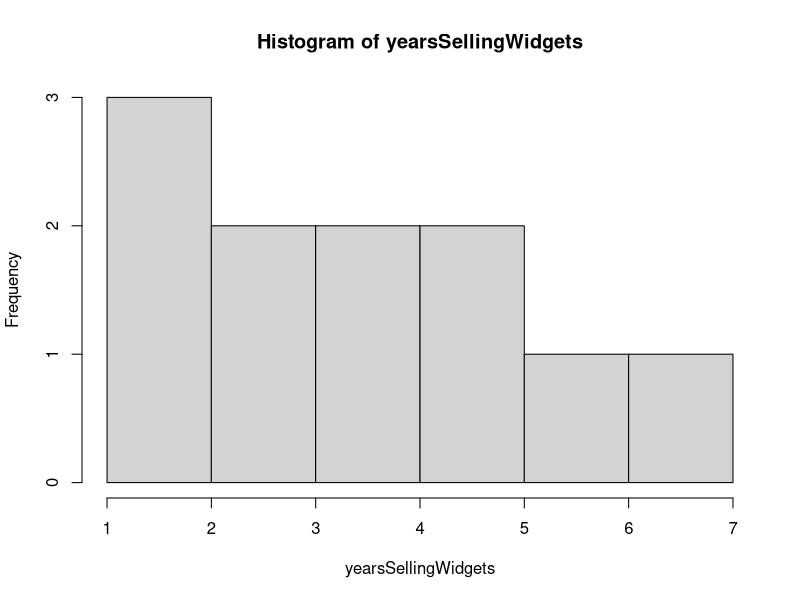
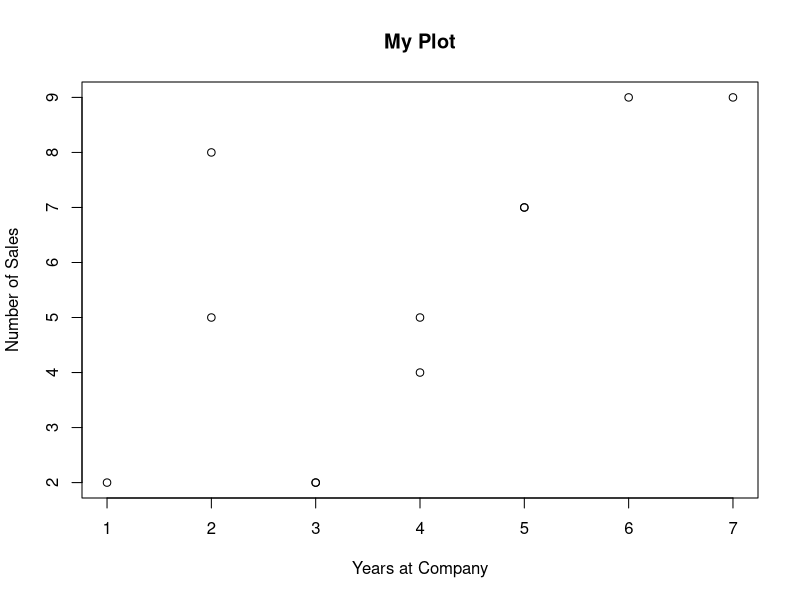
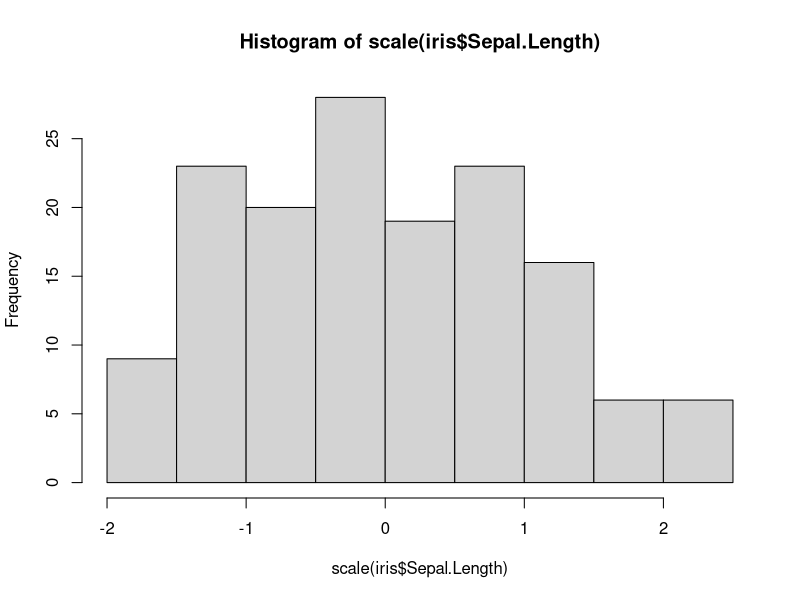

These figures' R source, in order:
## ---- chunk 1
2 + 2
5 - 2
10 / 4
9 * 200
sqrt(81)
10 > 4
2 < -1
## ---- chunk 2
foo <- 2 * 3
foo * 6
## ---- chunk 3
yearsSellingWidgets <- c(2,1,4,5,6,7,3,2,4,5,3)
## ---- chunk 4
yearsSellingWidgets * 3
## ---- chunk 5
yearsSellingWidgets - 2
## ---- chunk 6
yearsSellingWidgets < 2
## ---- chunk 7
mean(yearsSellingWidgets)
sd(yearsSellingWidgets)
hist(yearsSellingWidgets)
scale(yearsSellingWidgets)
range(yearsSellingWidgets)
min(yearsSellingWidgets)
class(yearsSellingWidgets)
str(yearsSellingWidgets)
summary(yearsSellingWidgets)
## ---- chunk 8
yearsSellingWidgets <- c(2,1,4,5,6,7,3,2,4,5,3)
numberOfSales <- c(5,2,5,7,9,9,2,8,4,7,2)
salesData <- data.frame(yearsSellingWidgets,numberOfSales)
salesData
## ---- chunk 9
cor(yearsSellingWidgets,numberOfSales)
## ---- chunk 10
salesData$yearsSellingWidgets
## ---- chunk 11
cor(salesData$yearsSellingWidgets,salesData$numberOfSales)
## ---- chunk 12
plot(yearsSellingWidgets,numberOfSales, 
     data = salesData, 
     main = "My Plot", 
     xlab = "Years at Company", 
     ylab = "Number of Sales")
## ---- chunk 13
#install.packages("tidyverse")
library(tidyverse)
## ---- chunk 14
str(txhousing)
class(txhousing)
summary(txhousing)
## ---- chunk 15
hist(scale(iris$Sepal.Length))
iris$Sepal.Length.scale <- scale(iris$Sepal.Length)
## ---- chunk 16
txhousing[1,1]
txhousing[2,]
txhousing[,5]
txhousing[txhousing$year < 2003,]
txhousing[,c(1:4)]
txhousing[txhousing$city=="San Antonio",c(1:6,8)]
AbilineData <- txhousing[txhousing$city == "Abilene",]
## ---- chunk 17
txhousing %>%
  select(1) %>%
  slice(1L)

txhousing %>%
  slice(2L)

txhousing %>%
  select(5)

txhousing %>%
  filter(year < 2003)

txhousing %>%
  select(city:volume)

txhousing %>%
  select(1:6, inventory) %>%
  filter(city == "San Antonio")

AbilineData <- txhousing %>%
  filter(city == "Abiline")

## ---- chunk 18
getwd()
